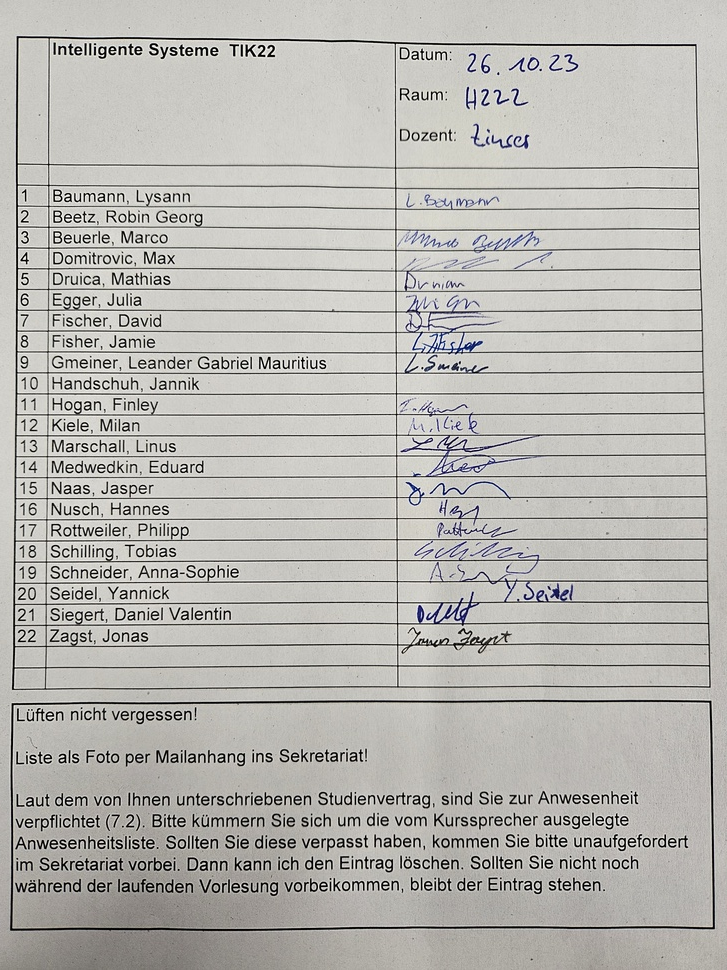
#> input picture img/list_3.jpg, 727 x 970 px, shrunk from 3000 x 4000 before the run
$ jupyter execute --allow-errors prototype.ipynb
#> lines starting #> are read from the running program, lines starting #| are printed output that depends on the picture; after the words box and inside, x2 and y2 are one past the last pixel; in counts of white or black regions, pixels touching at a corner belong together
# Imports

[cell 1]
import cv2
import numpy as np
import matplotlib.pyplot as plt
import pytesseract
import re

pytesseract.pytesseract.tesseract_cmd = "C:/Program Files/Tesseract-OCR/tesseract.exe"

# Opening the image

[cell 2]
image = cv2.imread("./img/list_3.jpg")
#> image is the input picture: shape (970, 727, 3); mean B, G, R 178.5, 182.9, 184.3

def blur_and_threshold(gray):
    gray = cv2.GaussianBlur(gray, (3, 3), 2)
    threshold = cv2.adaptiveThreshold(gray, 255, cv2.ADAPTIVE_THRESH_GAUSSIAN_C, cv2.THRESH_BINARY, 11, 2)
    threshold = cv2.fastNlMeansDenoising(threshold, 11, 31, 9)
    return threshold


# ## **Find the Biggest Contour**

# **Note: We made sure the minimum contour is bigger than 1/10 size of the whole picture. This helps in removing very small contours (noise) from our dataset**


def biggest_contour(contours, min_area):
    biggest = None
    max_area = 0
    biggest_n = 0
    approx_contour = None
    for n, i in enumerate(contours):
        area = cv2.contourArea(i)

        if area > min_area / 10:
            peri = cv2.arcLength(i, True)
            approx = cv2.approxPolyDP(i, 0.02 * peri, True)
            if area > max_area and len(approx) == 4:
                biggest = approx
                max_area = area
                biggest_n = n
                approx_contour = approx

    return biggest_n, approx_contour


# [65 lines left out: functions order_points, four_point_transform, not called in this run]


# # Transformation the image

# **1. Convert the image to grayscale**

# **2. Remove noise and smoothen out the image by applying blurring and thresholding techniques**

# **3. Use Canny Edge Detection to find the edges**

# **4. Find the biggest contour and crop it out**


def transformation(image):
    image = image.copy()

    height, width, channels = image.shape
    gray = cv2.cvtColor(image, cv2.COLOR_BGR2GRAY)
    image_size = gray.size

    threshold = blur_and_threshold(gray)
    # We need two threshold values, minVal and maxVal. Any edges with intensity gradient more than maxVal
    # are sure to be edges and those below minVal are sure to be non-edges, so discarded.
    #  Those who lie between these two thresholds are classified edges or non-edges based on their connectivity.
    # If they are connected to "sure-edge" pixels, they are considered to be part of edges.
    #  Otherwise, they are also discarded
    edges = cv2.Canny(threshold, 50, 150, apertureSize=7)
    contours, hierarchy = cv2.findContours(edges, cv2.RETR_EXTERNAL, cv2.CHAIN_APPROX_SIMPLE)
    simplified_contours = []

    for cnt in contours:
        hull = cv2.convexHull(cnt)
        poly = cv2.approxPolyDP(hull, 0.001 * cv2.arcLength(hull, True), True)
        if poly.shape[0] != 4:
            continue
        simplified_contours.append(poly)
    simplified_contours = np.array(simplified_contours)
    biggest_n, approx_contour = biggest_contour(simplified_contours, image_size)

    threshold = cv2.drawContours(image, simplified_contours, -1, (0, 0, 0), 1)

    dst = 0
    if approx_contour is not None and len(approx_contour) == 4:
        approx_contour = np.float32(approx_contour)
        dst = four_point_transform(threshold, approx_contour)
    croppedImage = dst
    return croppedImage


# **Increase the brightness of the image by playing with the "V" value (from HSV)**

def increase_brightness(img, value=30):
    hsv = cv2.cvtColor(img, cv2.COLOR_BGR2HSV)
    h, s, v = cv2.split(hsv)
    lim = 255 - value
    v[v > lim] = 255
    v[v <= lim] += value
    final_hsv = cv2.merge((h, s, v))
    img = cv2.cvtColor(final_hsv, cv2.COLOR_HSV2BGR)
    return img


# **Sharpen the image using Kernel Sharpening Technique**


def final_image(rotated):
    # Create our shapening kernel, it must equal to one eventually
    kernel_sharpening = np.array([[0, -1, 0],
                                  [-1, 5, -1],
                                  [0, -1, 0]])
    # applying the sharpening kernel to the input image & displaying it.
    sharpened = cv2.filter2D(rotated, -1, kernel_sharpening)
    sharpened = increase_brightness(sharpened, 30)
    return sharpened

blurred_threshold = transformation(image)
#> in blur_and_threshold, `threshold = cv2.adaptiveThreshold(gray, 255, cv2.ADAPTIVE_THRESH_GAUSS..`:
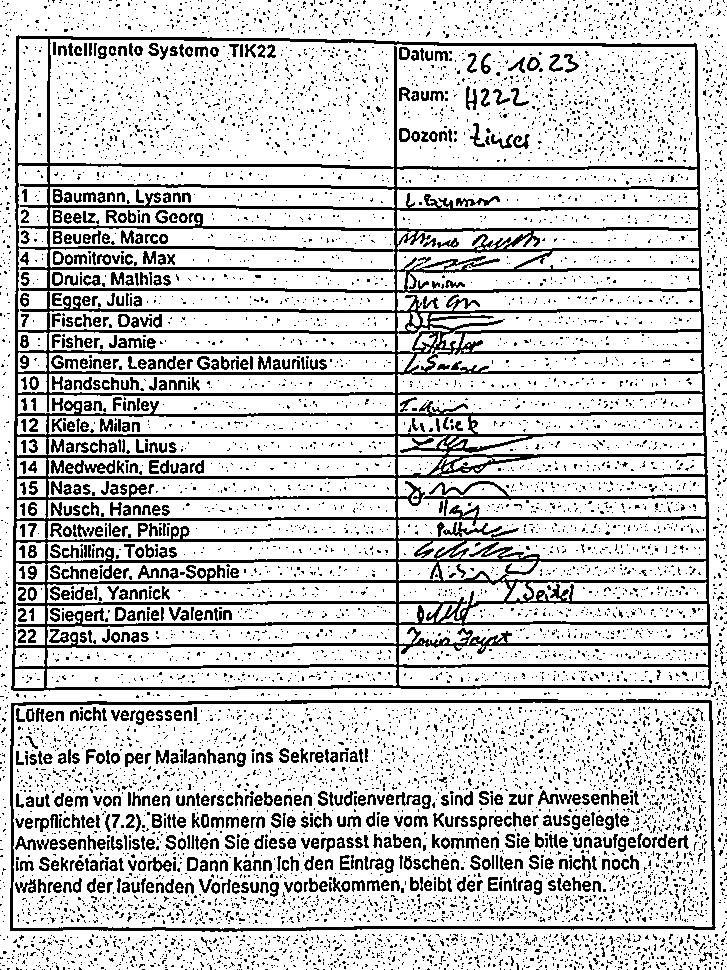
#> threshold: shape (970, 727); 79% white; 8780 black regions (8025 under 20 px), largest, box (x1, y1, x2, y2) and area: (11, 35, 712, 691) 69829, (10, 699, 716, 932) 5700, (65, 460, 115, 474) 328
#> in transformation, `edges = cv2.Canny(threshold, 50, 150, apertureSize=7)`:
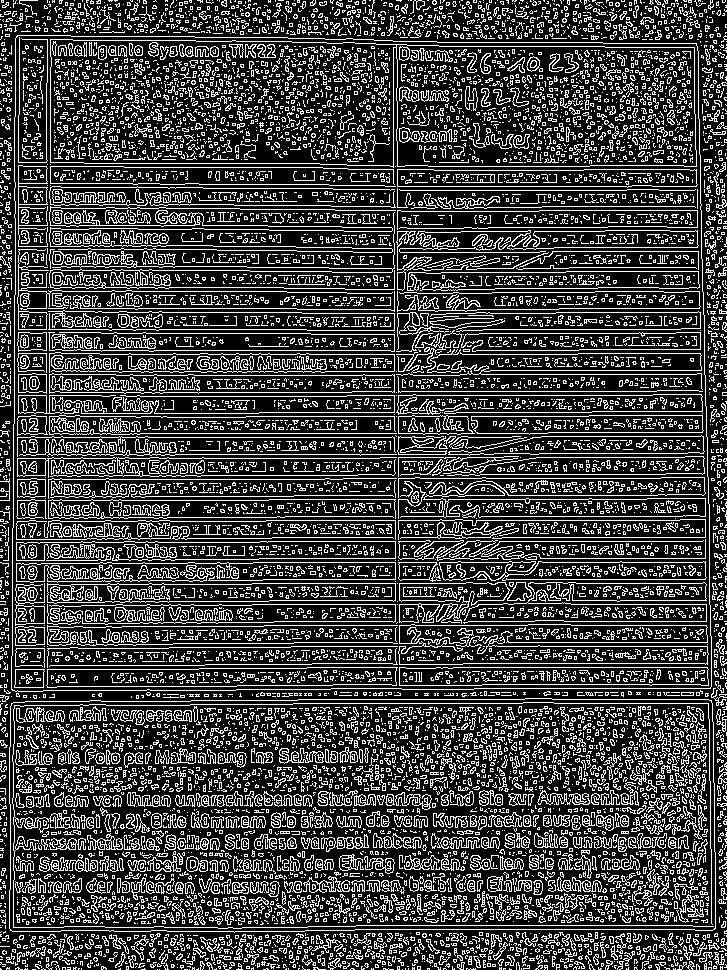
#> edges: shape (970, 727); 25.3% white in thin lines or dots
#> in transformation, `contours, hierarchy = cv2.findContours(edges, cv2.RETR_EXTERNAL, cv2.C..`: contours = 2174 contours, 2071 with area under 20; largest, box (x1, y1, x2, y2) and area: (11, 35, 712, 692) 448824, (9, 698, 716, 933) 162121, (493, 942, 508, 960) 64, (410, 0, 425, 14) 52, (193, 947, 206, 958) 48
#> the loop in transformation, `for cnt in contours:` made 2174 passes
#> poly on passes 1 to 3: [[559, 969]], [[402, 969]], [[309, 969], [307, 969]]
#> after the loop in transformation, `for cnt in contours:`: simplified_contours = 487 contours, 481 with area under 20; largest, box (x1, y1, x2, y2) and area: (0, 478, 10, 501) 184, (3, 537, 9, 561) 80, (0, 511, 10, 520) 42, (681, 692, 694, 696) 36, (650, 952, 655, 961) 28, (0, 401, 11, 407) 22
#> the loop in biggest_contour, `for n, i in enumerate(contours):` made 487 passes
#> (i, area) on passes 1 to 3: ([[675, 968], [675, 969], [673, 969], [673, 968]], 2), ([[505, 968], [505, 969], [503, 969], [503, 968]], 2), ([[475, 968], [475, 969], [466, 969], [466, 968]], 9)
#> after the loop in biggest_contour, `for n, i in enumerate(contours):`: biggest_n = 0
#> blurred_threshold = 0
#> (the rest of this cell did not finish here and is left out)

#> in final_image, `sharpened = cv2.filter2D(rotated, -1, kernel_sharpening)`: sharpened = [0, 0, 0, 0]

# Paper sheet detection

# Reverse perspective transform

# Table detection

[cell 3]
denoised = cv2.fastNlMeansDenoising(image, None, 10) # TODO Parameter

gray = cv2.cvtColor(denoised, cv2.COLOR_BGR2GRAY)

# gray_blurred = cv2.GaussianBlur(gray, (0,0), 3)
# gray = cv2.addWeighted(gray, 1.5, gray_blurred, -0.5, 0)

_, binary = cv2.threshold(gray, 128, 255, cv2.THRESH_OTSU)
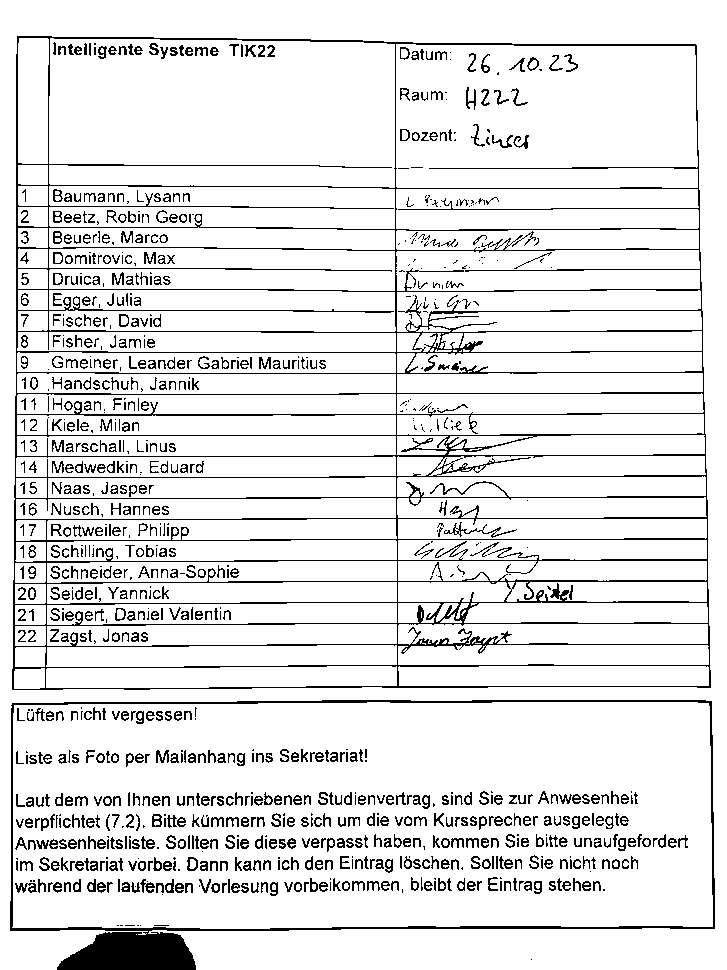
#> binary: shape (970, 727); 89.8% white; black in thin lines or dots
binary = 255 - binary
#> binary: shape (970, 727); 10.2% white in thin lines or dots

vertical_kernel = cv2.getStructuringElement(cv2.MORPH_CROSS,(1, binary.shape[1] // 150))

binary_vertical = cv2.erode(binary, vertical_kernel, iterations=7)
#> binary_vertical: shape (970, 727); 0.81% white; 23 white regions (5 under 20 px), largest, box (x1, y1, x2, y2) and area: (70, 946, 193, 970) 2257, (13, 50, 18, 683) 1056, (395, 56, 398, 681) 656
binary_vertical = cv2.dilate(binary_vertical, vertical_kernel, iterations=7)
#> binary_vertical: shape (970, 727); 1% white; 9 white regions, largest, box (x1, y1, x2, y2) and area: (70, 939, 193, 970) 3118, (13, 43, 18, 697) 1161, (696, 52, 710, 695) 773


horizontal_kernel = cv2.getStructuringElement(cv2.MORPH_CROSS,(binary.shape[1] // 150, 1))

binary_horizontal = cv2.erode(binary, horizontal_kernel, iterations=7)
#> binary_horizontal: shape (970, 727); 3.7% white in thin lines or dots
binary_horizontal = cv2.dilate(binary_horizontal, horizontal_kernel, iterations=7)
#> binary_horizontal: shape (970, 727); 4.3% white in thin lines or dots

vh_lines = cv2.addWeighted(binary_vertical, 0.5, binary_horizontal, 0.5, 0)

kernel = cv2.getStructuringElement(cv2.MORPH_CROSS,(3,3))
vh_lines = cv2.erode(~vh_lines, kernel, iterations=3)

_, vh_lines = cv2.threshold(vh_lines, 128, 255, cv2.THRESH_OTSU | cv2.THRESH_BINARY)
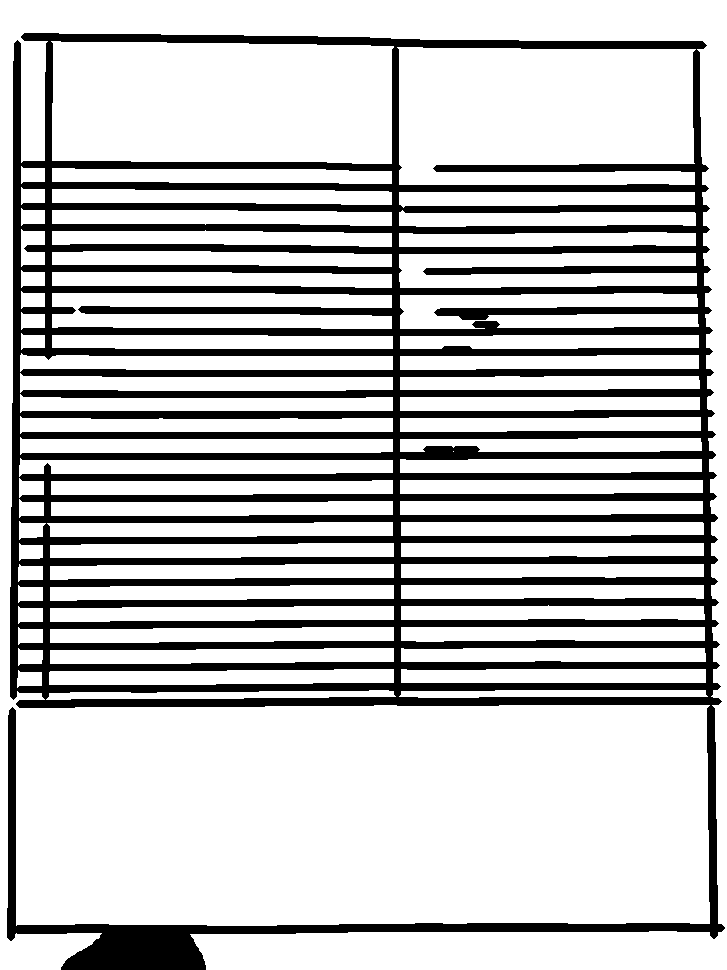
#> vh_lines: shape (970, 727); 75.9% white; 1 black region
# vh_lines = cv2.cvtColor(vh_lines, cv2.COLOR_GRAY2RGB)
# image_vh_lines = cv2.bitwise_not(cv2.bitwise_xor(image, vh_lines))

# Finding contours

contours, hierachy = cv2.findContours(vh_lines, cv2.RETR_TREE, cv2.CHAIN_APPROX_SIMPLE)
#> contours = 70 contours, 1 with area under 20; largest, box (x1, y1, x2, y2) and area: (0, 0, 727, 970) 224576, (51, 41, 394, 164) 39858, (397, 47, 696, 185) 37604, (52, 293, 392, 329) 8645, (399, 253, 697, 288) 7412

bounding_boxes = [cv2.boundingRect(c) for c in contours]
#> bounding_boxes = 70 items, first 6: (399, 690, 309, 8), (46, 690, 350, 10), (17, 670, 25, 18), (401, 669, 305, 14), (49, 669, 345, 16), (401, 648, 305, 14)
(contours, bounding_boxes) = zip(*sorted(zip(contours, bounding_boxes),key=lambda x:x[1][1]))
#> bounding_boxes = 70 items, first 6: (0, 0, 727, 970), (51, 41, 343, 123), (397, 47, 299, 138), (21, 166, 24, 18), (52, 168, 340, 16), (21, 187, 24, 18)

boxes: list[list[int]] = []
for contour in contours:
    x, y, w, h = cv2.boundingRect(contour)
    # image_vh_lines = cv2.rectangle(image_vh_lines, (x,y), (x+w,y+h), (0, 255, 0), 2)
    boxes.append([x,y,w,h])
#> this loop made 70 passes
#> after the loop, boxes = 70 items, first 6: [0, 0, 727, 970], [51, 41, 343, 123], [397, 47, 299, 138], [21, 166, 24, 18], [52, 168, 340, 16], [21, 187, 24, 18]


columns = []
rows = []

mean_height = np.mean([box[3] for box in boxes])
#> mean_height = 33.91
columns.append(boxes[0])
previous = boxes[0]
#> previous = [0, 0, 727, 970]
for box in boxes:
    if box[1] <= (previous[1] + mean_height / 2):
        columns.append(box)
        previous = box
        if box is boxes[-1]:
            rows.append(columns)
    else:
        rows.append(columns)
        columns = []
        previous = box
        columns.append(box)
else:
    rows.append(columns)
#> this loop made 70 passes
#> after the loop, rows = 27 items

for idx, row in enumerate(rows):
    rows[idx] = list(sorted(row, key=lambda r: r[0]))
#> this loop made 27 passes
#> row on passes 1, 2, 3, 5, 6, 7, 8: [[0, 0, 727, 970], [0, 0, 727, 970]], [[51, 41, 343, 123], [397, 47, 299, 138]], [[21, 166, 24, 18], [52, 168, 340, 16]], [[21, 229, 24, 38], [52, 230, 340, 17], [399, 232, 297, 15]], [[52, 251, 340, 16], [399, 253, 298, 35]], [[21, 270, 24, 18], [52, 272, 340, 16]], [[21, 291, 24, 18], [400, 293, 299, 36], [52, 293, 340, 36]]

# image_2 = image.copy()

names = []
delta = 1

min_x = rows[0][1][0] - 10
#> min_x = -10

#> (the rest of this cell did not finish here and is left out)

[cell 4]
o_img = binary - (255 - vh_lines)
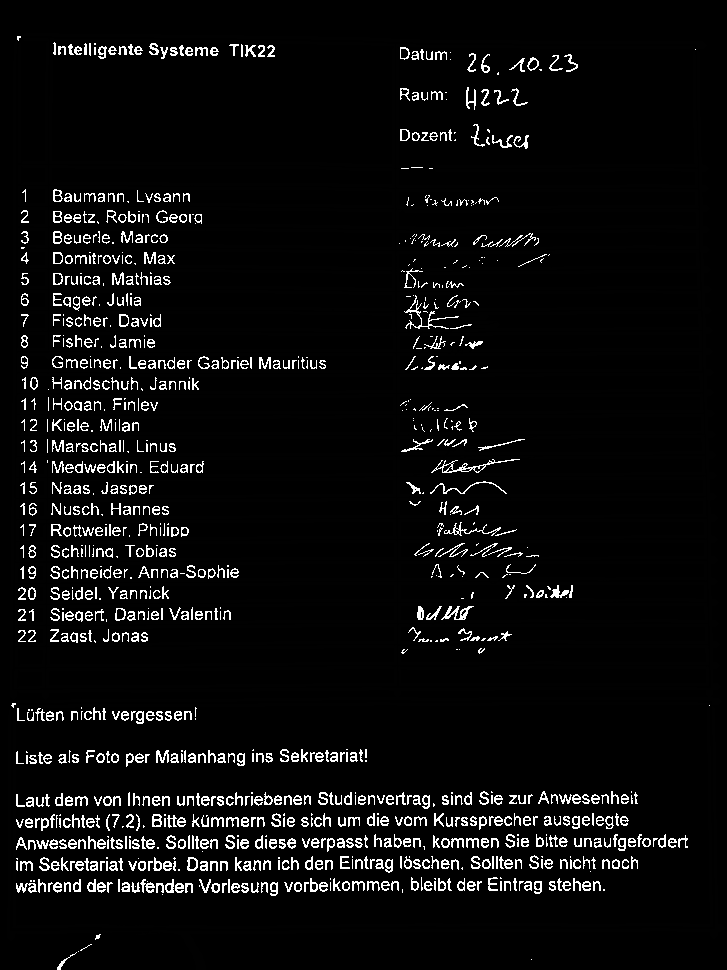
#> o_img: shape (970, 727); min 0, max 255, mean 13.2
names_signatures = list(filter(lambda x: x[0] and len(x[1]) > 2, zip(names, rows)))
#> names_signatures = []

mean_height = np.mean([row[2][3] for _, row in names_signatures])
#> mean_height = nan

kernel = cv2.getStructuringElement(cv2.MORPH_RECT, (18, 7))

o_img = cv2.cvtColor(o_img, cv2.COLOR_GRAY2RGB)
#> o_img: shape (970, 727, 3)
o_img_c= o_img.copy()

results: dict[str, bool] = {}
for name, row in names_signatures[1:]:
    x, y, w, h = row[2]
    # [7 lines of commented-out code are left out]
    o_img_sec = cv2.Canny(o_img[y:y+h, x:x+w], 128, 255)

    o_img_sec = cv2.morphologyEx(o_img_sec, cv2.MORPH_CLOSE, kernel, iterations=2)

    cnts, hier = cv2.findContours(o_img_sec, cv2.RETR_LIST, cv2.CHAIN_APPROX_SIMPLE, offset=(x,y))

    filtered_cnts = []
    for contour in cnts:
        cx, cy, cw, ch = cv2.boundingRect(contour)

        # o_img_c = cv2.rectangle(o_img_c, (cx,cy), (cx+cw,cy+ch), (0, 255, 0), 1)
        if cw < w // 15 or ch < h // 2:
            continue

        o_img_c = cv2.rectangle(o_img_c, (cx,cy), (cx+cw,cy+ch), (0, 255, 0), 1)
        # o_img = cv2.drawContours(o_img_c, [contour], 0, (255, 255, 0), -1)
        filtered_cnts.append(contour)

    results[name] = len(filtered_cnts) == 1

    x, y, w, h = row[2]

    if results[name]:
        cv2.rectangle(o_img_c, (x,y), (x+w,y+h), (0, 255, 0), 2)
    else:
        cv2.rectangle(o_img_c, (x,y), (x+w,y+h), (0, 0, 255), 2)
#> this loop made 0 passes
#> after the loop, results = 0 items

# o_img = cv2.rectangle(o_img, (min_x, min_y), (max_x, max_y), 255, 2)
cv2.imwrite("./img/output.png", o_img_c)
print(results)
